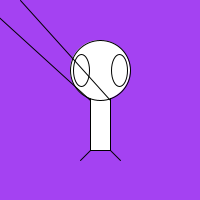
Frame 1 (no input)
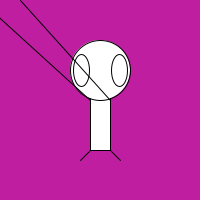
Frame 60 (the mouse pressed at the canvas centre just before this capture)
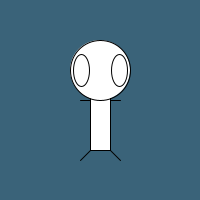
Frame 120 (the mouse held since frame 60 and released just before this capture)

The Processing sketch that drew these frames (run headless with seeded random() and noise(); from frame 60 on, the mouse is pressed at the canvas centre):

// Processing sketch: processing_122288
// ── processing_122288.pde

void setup() {
size(200,200);

}

void draw() {
  background(random(255),random(255),random(255),40);
  rectMode(CENTER);
rect(100,100,20,100);
ellipse(100,70,60,60);
ellipse(81,70,16,32); 
ellipse(119,70,16,32); 
line(90,150,80,160);
line(110,150,120,160);
  line(90, 100, mouseX-20, mouseY);
  line(110, 100, mouseX+20, mouseY);
}
